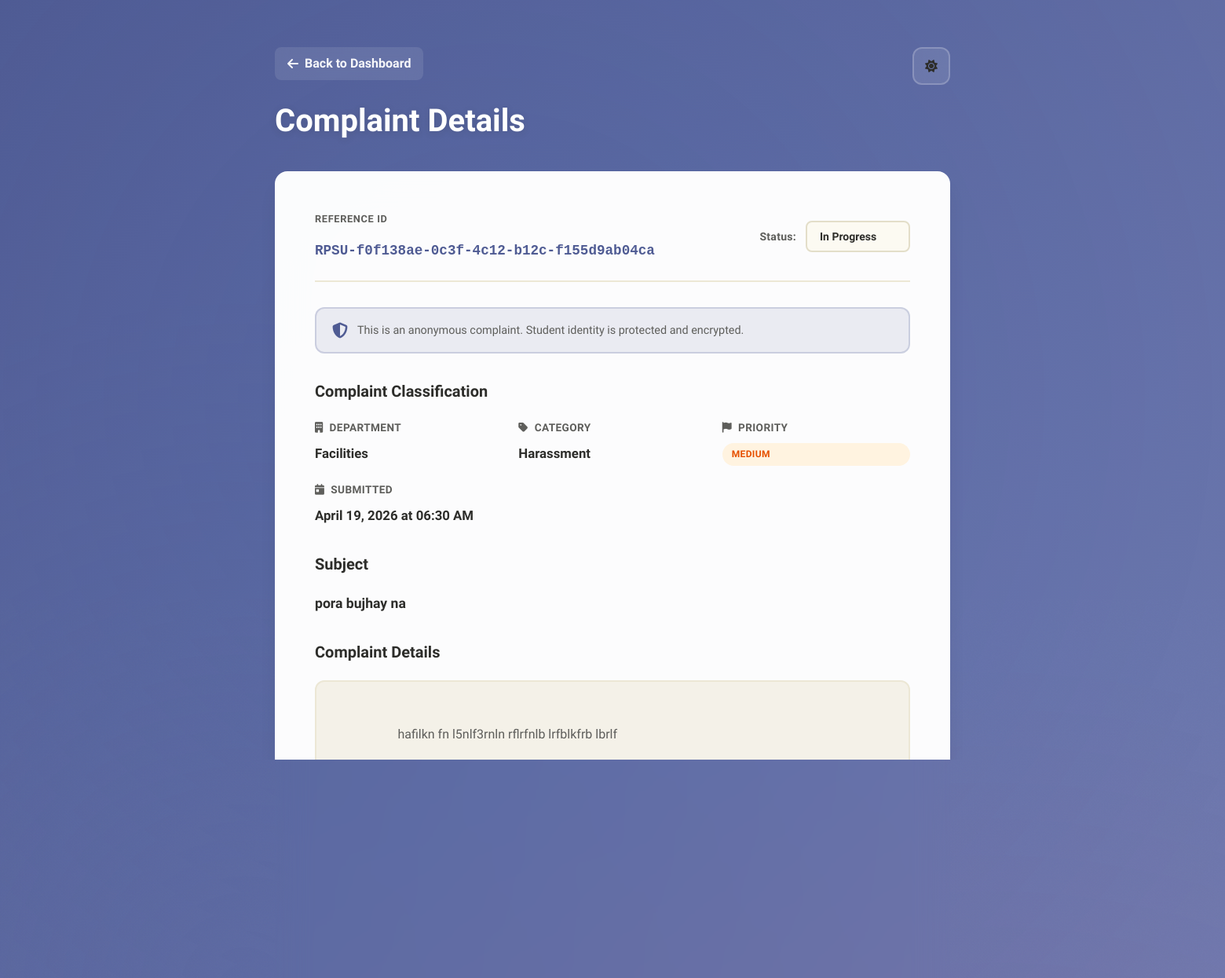
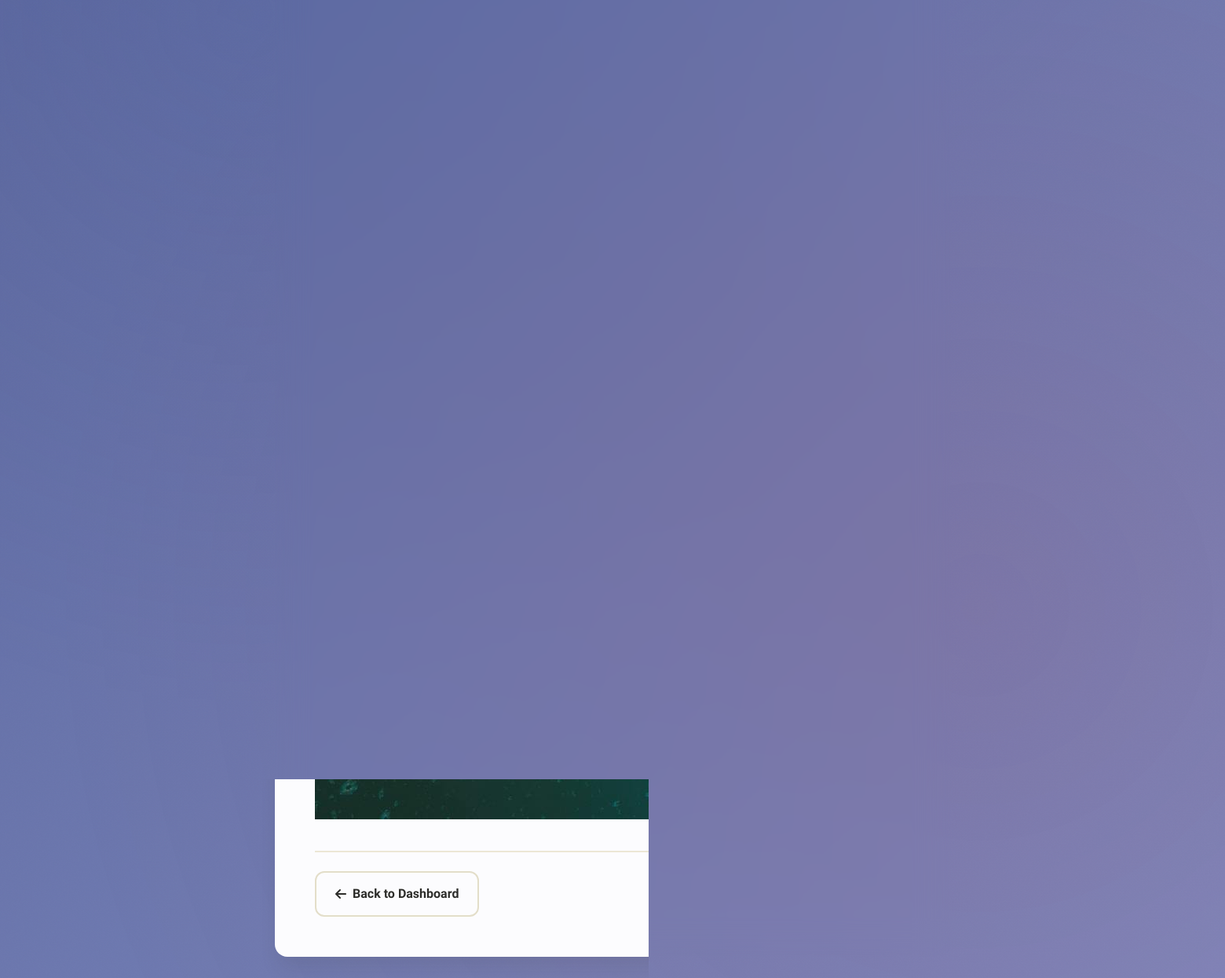
The app's page /admin/complaint/2 (signed in) with its own data (2 pictures, top to bottom).
### app.py (models this page shows, shortened)
class Complaint(db.Model):
    id = db.Column(db.Integer, primary_key=True)
    reference_id = db.Column(db.String(100), unique=True, nullable=False)
    department = db.Column(db.String(50), nullable=False)
    category = db.Column(db.String(50), nullable=False)
    subject = db.Column(db.String(200), nullable=False)
    complaint = db.Column(db.Text, nullable=False)
    priority = db.Column(db.String(20), nullable=False)
    status = db.Column(db.String(20), default='pending')
    image_path = db.Column(db.String(200), nullable=True)
    agree_count = db.Column(db.Integer, default=0)
    disagree_count = db.Column(db.Integer, default=0)
    created_at = db.Column(db.DateTime, default=datetime.utcnow)
    flagged_at = db.Column(db.DateTime, nullable=True)  # Set when disagree% >= 65%

### app.py (the view)
@app.route('/admin/complaint/<int:id>')
@admin_required
def view_complaint(id):
    complaint = Complaint.query.get_or_404(id)
    return render_template('view_complaint.html', complaint=complaint)

### app.py (called while the page is built)
def admin_required(f):
    @wraps(f)
    def decorated(*args, **kwargs):
        if not session.get('admin_logged_in'):
            return redirect(url_for('admin_login'))
        return f(*args, **kwargs)
    return decorated

### templates/view_complaint.html (shortened to what this page needs)
<!DOCTYPE html>
<html lang="en">
<head>
    <link rel="stylesheet" href="{{ url_for('static', filename='css/style.css') }}">
    <link rel="stylesheet" href="https://cdnjs.cloudflare.com/ajax/libs/font-awesome/6.5.0/css/all.min.css">
</head>
<body>
    <div class="detail-container">
        <header class="detail-header">
            <a href="/admin" class="back-link">
                <i class="fa-solid fa-arrow-left"></i>
                Back to Dashboard
            </a>
            <button id="themeToggle" class="theme-toggle" aria-label="Toggle dark mode">
                <i class="fa-solid fa-sun theme-icon sun"></i>
            </button>
            <h1>Complaint Details</h1>
        </header>
        <div class="detail-card">
            <div class="detail-header-row">
                <div class="reference-box-detail">
                    <span class="ref-label">Reference ID</span>
                    <code>{{ complaint.reference_id }}</code>
                </div>
                <form method="POST" action="/admin/update_status/{{ complaint.id }}" class="status-form-inline">
                    <label>Status:</label>
                    <select name="status" onchange="this.form.submit()" class="status-select">
                        <option value="in_progress" {% if complaint.status=='in_progress' %}selected{% endif %}>In
                            Progress</option>
                    </select>
                </form>
            </div>
            <div class="privacy-notice-admin">
                <i class="fa-solid fa-shield-halved privacy-icon"></i>
                <p>This is an anonymous complaint. Student identity is protected and encrypted.</p>
            </div>
            <div class="detail-section">
                <h3>Complaint Classification</h3>
                <div class="detail-grid">
                    <div class="detail-item">
                        <span class="label">
                            <i class="fa-solid fa-building"></i>
                            Department
                        </span>
                        <span class="value">{{ complaint.department|title }}</span>
                    </div>
                    <div class="detail-item">
                        <span class="label">
                            <i class="fa-solid fa-tag"></i>
                            Category
                        </span>
                        <span class="value">{{ complaint.category|title }}</span>
                    </div>
                    <div class="detail-item">
                        <span class="label">
                            <i class="fa-solid fa-flag"></i>
                            Priority
                        </span>
                        <span class="badge priority-{{ complaint.priority }}">{{ complaint.priority|upper }}</span>
                    </div>
                    <div class="detail-item">
                        <span class="label">
                            <i class="fa-solid fa-calendar-day"></i>
                            Submitted
                        </span>
                        <span class="value">{{ complaint.created_at.strftime('%B %d, %Y at %I:%M %p') }}</span>
                    </div>
                </div>
            </div>
            <div class="detail-section">
                <h3>Subject</h3>
                <p class="subject-text">{{ complaint.subject }}</p>
            </div>
            <div class="detail-section">
                <h3>Complaint Details</h3>
                <div class="complaint-text">
                    {{ complaint.complaint }}
                </div>
            </div>
            {% if complaint.image_path %}
            <div class="detail-section">
                <h3>Attached Image</h3>
                <div class="image-container">
                    <img src="{{ url_for('static', filename=complaint.image_path) }}" alt="Complaint Image"
                        class="complaint-image">
                </div>
            </div>
            {% endif %}
            <div class="action-buttons">
                <a href="/admin" class="btn-secondary">
                    <i class="fa-solid fa-arrow-left"></i>
                    Back to Dashboard
                </a>
            </div>
        </div>
    </div>
</body>
</html>

### static/css/root.css (style rules this page uses)
:root { --primary: #4f5b93; --primary-dark: #373f6a; --primary-light: #7e89c0; --secondary: #2c3344; --accent: #c27803; --success: #388e3c; --warning: #d97706; --danger: #b91c1c; --info: #3b71ca; --bg-primary: #fcfaf2; --bg-secondary: #f4f1e8; --bg-tertiary: #ebe7db; --text-primary: #2d2d2a; --text-secondary: #5e5e5b; --text-tertiary: #8c8c88; --border: #e3dec9; --border-light: #ece7d5; --shadow-sm: 0 1px 2px 0 rgba(45, 45, 42, 0.05); --shadow-md: 0 4px 6px -1px rgba(45, 45, 42, 0.08); --shadow-lg: 0 10px 15px -3px rgba(45, 45, 42, 0.08); --shadow-xl: 0 20px 25px -5px rgba(45, 45, 42, 0.1); --radius-sm: 8px; --radius-md: 12px; --radius-lg: 16px; --feed-bg: #f5f2e9; --feed-text: #2d2d2a; --feed-card-bg: #ffffff; --feed-text-secondary: #5e5e5b; --feed-text-tertiary: #8c8c88; --feed-agree: #43a047; --feed-agree-hover: #2e7d32; --feed-disagree: #d32f2f; --feed-disagree-hover: #b71c1c; --gradient-bg: linear-gradient(135deg, #4f5b93 0%, #7e89c0 100%); --bg-overlay1: rgba(79, 91, 147, 0.15); --bg-overlay2: rgba(185, 28, 28, 0.1); --bg-overlay3: rgba(59, 113, 202, 0.1); --white-alpha-80: rgba(255, 255, 255, 0.8); --black-alpha-20: rgba(45, 45, 42, 0.15); --white-alpha-90: rgba(255, 255, 255, 0.9); --white-alpha-30: rgba(255, 255, 255, 0.3); --white-alpha-95: rgba(255, 255, 255, 0.95); --primary-alpha-20: rgba(79, 91, 147, 0.2); --white-alpha-98: rgba(255, 255, 255, 0.98); --white-alpha-50: rgba(255, 255, 255, 0.5); --primary-alpha-10: rgba(79, 91, 147, 0.1); --primary-alpha-05: rgba(79, 91, 147, 0.05); --black-alpha-10: rgba(45, 45, 42, 0.08); --white-alpha-20: rgba(255, 255, 255, 0.2); --primary-alpha-30: rgba(79, 91, 147, 0.3); --primary-alpha-40: rgba(79, 91, 147, 0.4); --danger-alpha-10: rgba(185, 28, 28, 0.1); --danger-alpha-20: rgba(185, 28, 28, 0.2); --success-dark: #2d662f; --success-alpha-10: rgba(56, 142, 60, 0.1); --success-alpha-30: rgba(56, 142, 60, 0.3); --success-alpha-40: rgba(56, 142, 60, 0.4); --warning-alpha-10: rgba(217, 119, 6, 0.1); --info-alpha-10: rgba(59, 113, 202, 0.1); --badge-low-bg: #e8f5e9; --badge-low-text: #2e7d32; --badge-medium-bg: #fff3e0; --badge-medium-text: #e65100; --badge-high-bg: #ffebee; --badge-high-text: #c62828; --badge-pending-bg: #fffde7; --badge-pending-text: #fbc02d; --badge-progress-bg: #e3f2fd; --badge-progress-text: #1565c0; --badge-resolved-bg: #e0f2f1; --badge-resolved-text: #00695c; }

### records on screen
Complaint: reference_id "RPSU-f0f138ae-0c3f-4c12-b12c-f155d9ab04ca", status "In Progress", department "Facilities", category "Harassment", priority "MEDIUM", created_at "April 19, 2026 at 06:30 AM", subject "pora bujhay na", complaint "hafilkn fn l5nlf3rnln rflrfnlb lrfblkfrb lbrlf", image_path (picture)
